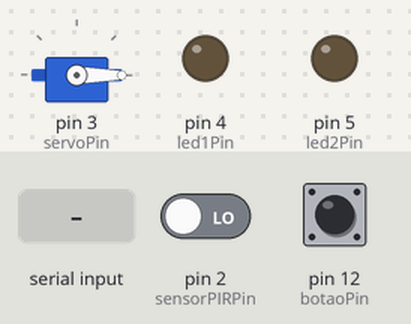
The sketch below on a simulated Arduino Uno, built with avr-gcc and run on an emulated ATmega328P. Shown: servo, output pins drawn as LEDs (lit = HIGH). The inputs (shaded band) are chosen by the test bench; at power-on: pin 12 (botaoPin) LOW, pin 2 (sensorPIRPin) LOW.

Above: at 1.2 s.
1.3 s: pin 12 (botaoPin) pulled HIGH for 0.15 s
At 3.5 s:
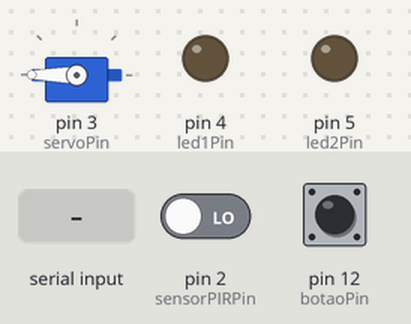
3.8 s: pin 2 (sensorPIRPin) driven HIGH
At 4.8 s:
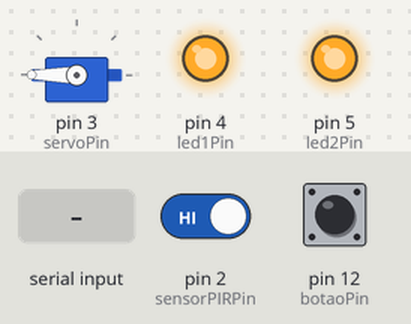
5.3 s: "P" received over the second serial link
At 6.9 s:
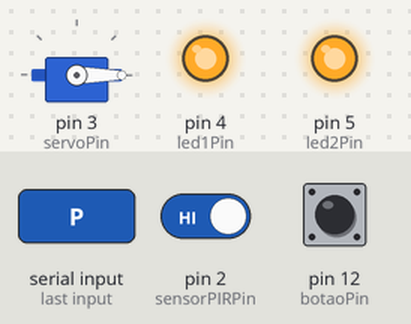
7.8 s: pin 12 (botaoPin) pulled HIGH for 1 s
At 8.25 s:
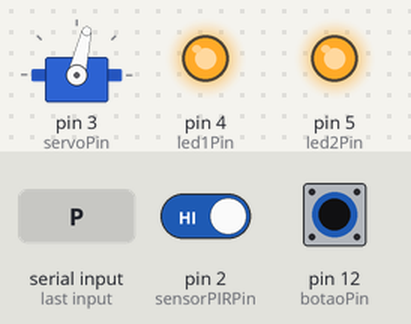
10.3 s: pin 12 (botaoPin) pulled HIGH for 3.2 s
At 10.45 s:
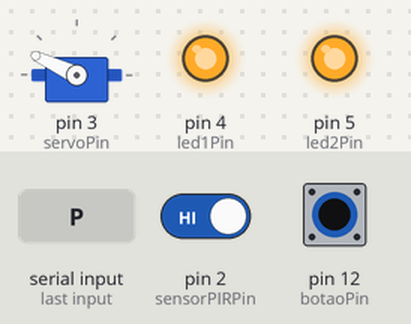
Timing chart, 0 to 13.3 s (numbered marks = the images above; inputs shaded):
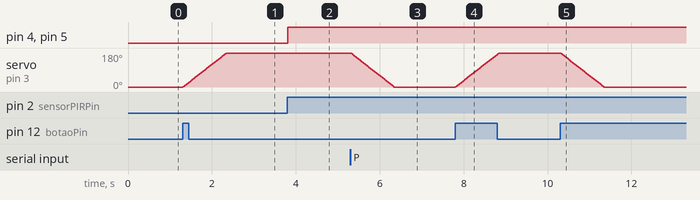

The sketch:

AtualBanheiro.ino
```cpp
//Include the SoftwareSerial library
#include "SoftwareSerial.h"
#include <Servo.h>

//Create a new software  serial
SoftwareSerial bluetooth(0, 1); //TX, RX (Bluetooth)

int incomingByte;      // a variable to read incoming serial data into

int botaoPin = 12;
int botao;

int sensorPIRPin = 2;
unsigned char sensorPIR;

int led1Pin = 4;
int led2Pin = 5;

int servoPin = 3;
Servo servo;

bool estaSegurandoBotao = false;
bool clicouBotao = false;
bool soltouBotao = true;

unsigned long temporizacaoLeds;
unsigned long tempoLeds = 15000; // Time leds ON in milliseconds
unsigned char contandoLeds;

void setup()
{
  //Serial.begin(2400);
  bluetooth.begin(9600);
  pinMode(botaoPin, INPUT);
  pinMode(sensorPIRPin, INPUT);
  //pinMode(infraPin, INPUT);
  pinMode(led1Pin, OUTPUT);
  pinMode(led2Pin, OUTPUT);
  //pinMode(infraOutPin, OUTPUT);
  servo.attach(servoPin);
  servo.write(0);
}

void loop()
{
  botao = digitalRead(botaoPin);
  sensorPIR = digitalRead(sensorPIRPin);
  //estadoInfra = digitalRead(infraPin);

  //VerificaInfra();
  VerificaPiR();
  VerificaBluetooth();
  VerificaBotao();
}

void VerificaBluetooth() {
  if (bluetooth.available() > 0) {
    // read the oldest byte in the serial buffer:
    incomingByte = bluetooth.read();
    if (incomingByte == 'P') {
      clicouBotao?clicouBotao=false:clicouBotao=true;
    }
  }
}

void VerificaBotao() {
  if (botao == HIGH) {
    if (!estaSegurandoBotao && soltouBotao) {
        clicouBotao?clicouBotao=false:clicouBotao=true;
      soltouBotao = false;
    }
    estaSegurandoBotao = true;
  } else {
    estaSegurandoBotao = false;
    soltouBotao = true;
  }

  AbrirFecharPorta(servo.read(), clicouBotao);
  delayMicroseconds(100); //Tempo para executar de novo para não sbrecarregar o sistema
}

void AbrirFecharPorta(int grauAtual, bool estadoPorta) {
  if (estadoPorta) {
    if (grauAtual < 180) {
      servo.write(grauAtual+=1);
    }
  } else {
    if (grauAtual > 0) {
      servo.write(grauAtual-=1);
    }
  }
  delayMicroseconds(5500); //Tempo para executar de novo para não sbrecarregar o sistema
}

void VerificaPiR() {
  if (sensorPIR == HIGH) {
    temporizacaoLeds = millis();
    LigarLeds();
    contandoLeds = 1;
  } else if (contandoLeds == 1 && (millis() - temporizacaoLeds > tempoLeds)) {
    DesligarLeds();
    contandoLeds = 0;
  }
  delayMicroseconds(70); //Tempo para executar de novo para não sbrecarregar o sistema
}

void LigarLeds() {
  digitalWrite(led1Pin, HIGH);  // turn LED ON
  digitalWrite(led2Pin, HIGH);  // turn LED ON
}

void DesligarLeds() {
  digitalWrite(led1Pin, LOW); // turn LED OFF
  digitalWrite(led2Pin, LOW);  // turn LED OFF
}
```

Measured:
- after the input at 1.3 s, servo on pin 3 (servoPin): moves from 0° to 180° over 1.0 s, starting at once
- after the input at 3.8 s, pin 4 (led1Pin), pin 5 (led2Pin): LOW → HIGH at once
- after the input at 5.3 s, servo on pin 3 (servoPin): moves from 180° to 0° over 1.0 s, starting at once
- after the input at 7.8 s, servo on pin 3 (servoPin): moves from 0° to 180° over 1.0 s, starting at once
- after the input at 10.3 s, servo on pin 3 (servoPin): moves from 180° to 0° over 1.0 s, starting at once
